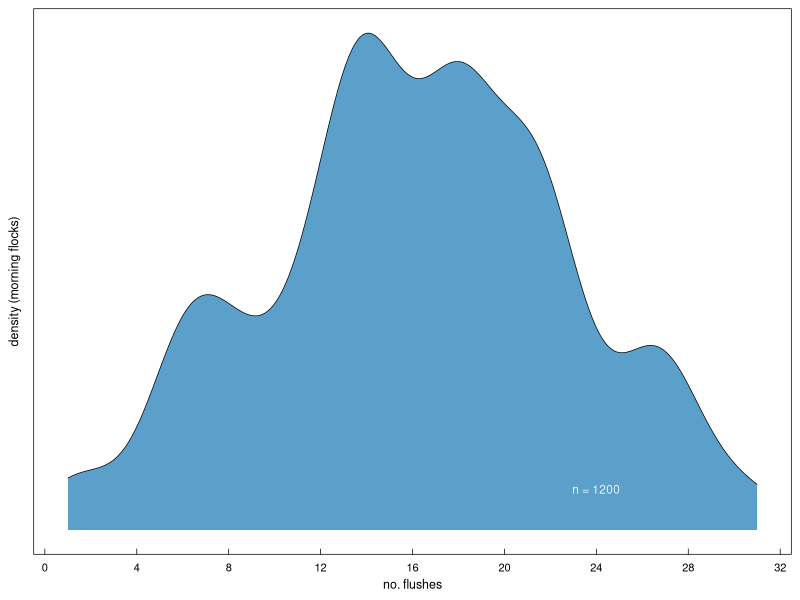
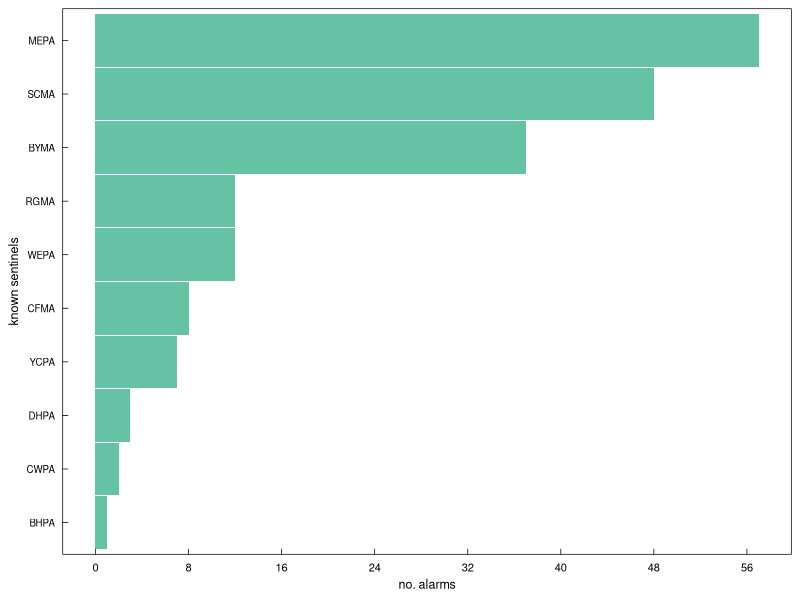
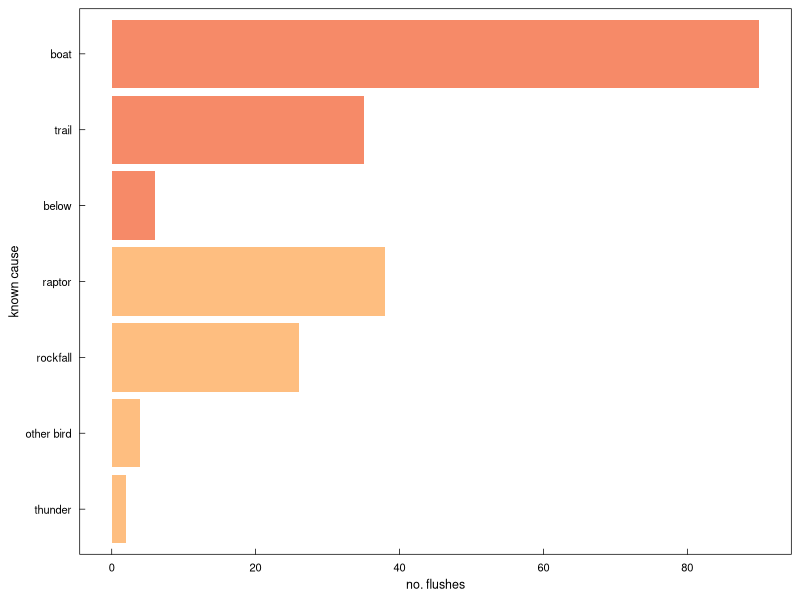
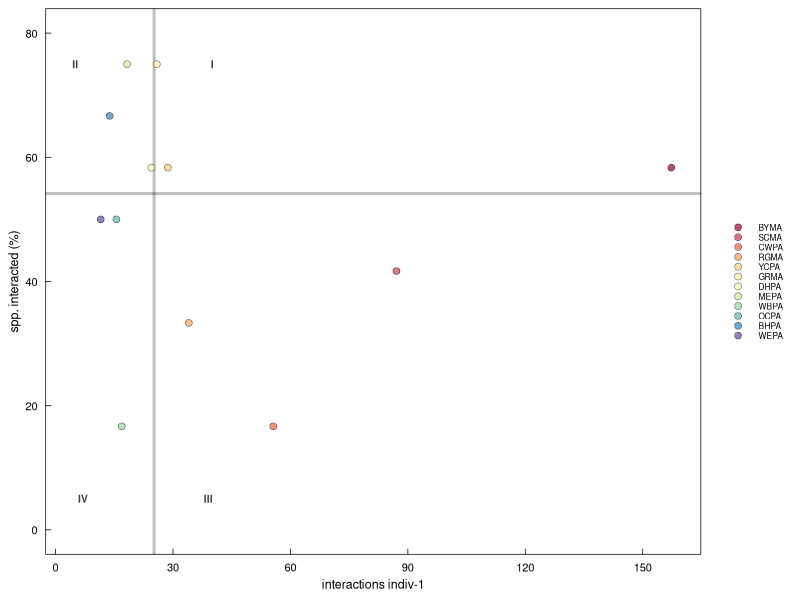
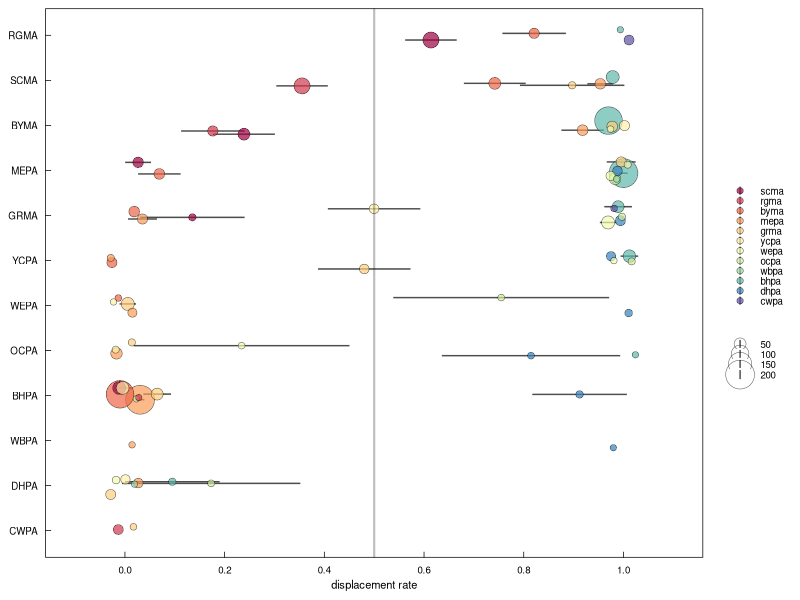
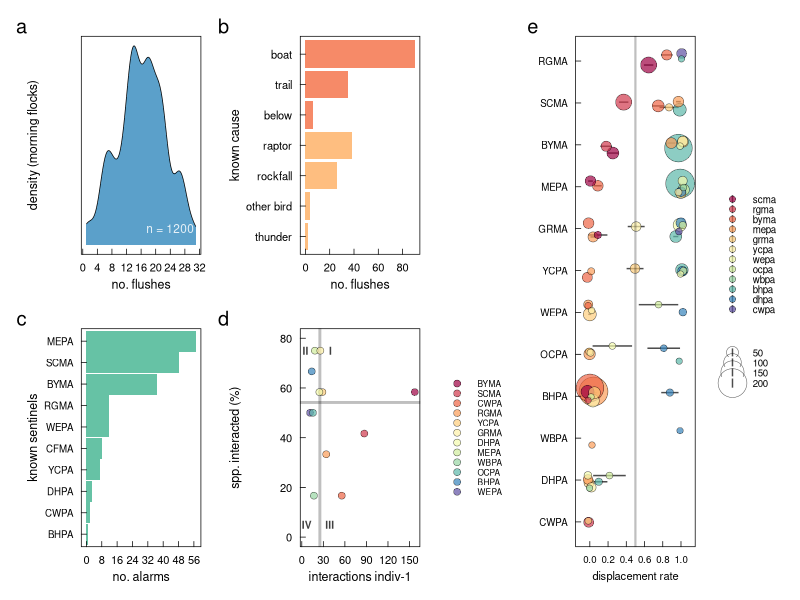

Reproduce these figures in R, in order.
#### this script organizes data, plots flush and fights data
#### should be figure ~4 in the manuscript

library(ggplot2)      # plotting and viz
library(plyr)         # legacy df manipulation
library(dplyr)        # variable grouping and manipulation
library(reshape)      # legacy df manipulation
library(data.table)   # legacy functions on df 
library(tidyverse)
library(tidyr)        # gathering and spreading
library(zoo)          # roll mean
library(ggthemes)     # helpful ggplot themes
library(forcats)
library(scales)
library(RColorBrewer) # pretty colors
library(ggridges)
library(colorspace)
library(patchwork)
library(lubridate)    # formatting times dates


# custom ggplot theme
themeKV <- theme_few()+
  theme(strip.background = element_blank(),
        axis.line = element_blank(),
        axis.text.x = element_text(colour = "black", margin = margin(0.2, unit = "cm")),
        axis.text.y = element_text(colour = "black", margin = margin(c(1, 0.2), unit = "cm")),
        axis.ticks.x = element_line(colour = "black", linewidth=.25), 
        axis.ticks.y = element_line(colour = "black", linewidth=.25),
        axis.ticks.length=unit(-0.15, "cm"), 
        element_line(colour = "black", linewidth=.5),
        panel.border = element_rect(colour = "black", fill=NA, linewidth=.5),
        legend.title=element_blank(),
        strip.text=element_text(hjust=0))

#### read in flush and fight data from csv
flush <- read.csv('data/flush.csv')
flush1 <- subset(flush, select = c(DATE)) # subset full dataset for only date column
flush2 <- flush1 %>% group_by(DATE) %>% # Group by count of multiple columns
  summarise(total_count=n(),.groups = 'drop') %>%
  as.data.frame() # make new df with these data

#### first to do, document # flushes per day, as density plot
p1 <- ggplot(flush2, aes(x = total_count, fill=c("#3288bd"))) +
  themeKV + theme(legend.position = "none", 
                  axis.text.y = element_text(size = 0),
                  axis.title.y = element_text(size = 9),
                  axis.ticks.y = element_blank(),
                  axis.text.x = element_text(size = 8),
                  axis.title.x = element_text(size = 9),
                  ) + 
  geom_density(size = 0.25, alpha = 0.8, adjust = 0.65) +
  scale_fill_manual(values=c("#3288bd")) +
  scale_x_continuous(breaks = seq(0, 40, by = 4)) +
  ylab("density (morning flocks)")+
  xlab("no. flushes")+
  annotate("text", x = 24, y = 0.005, label = "n = 1200", color = "white", alpha = 0.85, size = 3)
p1


#### now count the occurrences of each species was a sentinel
flush <- read.csv('data/flush.csv')
sentinel <- subset(flush, select = c(ALARM)) # subset full dataset for only species IDs
sentinel1 <- sentinel %>% 
  filter(!(ALARM == 'NA')) # filter out NA values

# make col plot of alarm species
p2 <- ggplot(sentinel1, aes(y = fct_rev(fct_infreq(ALARM)), group=ALARM)) +
  themeKV + theme(legend.position = "none", 
                  axis.text.y = element_text(size = 7),
                  axis.title.y = element_text(size = 9),
                  axis.text.x = element_text(size = 8),
                  axis.title.x = element_text(size = 9),
  ) + 
  geom_bar(fill = c("#66c2a5"), alpha =1, width=0.98) +
  scale_fill_manual(values=c("#66c2a5")) +
  scale_x_continuous(breaks = seq(0, 60, by = 8)) +
  ylab("known sentinels") + 
  xlab("no. alarms")
p2


#### now count the occurrences of each flush cause
flush <- read.csv('data/flush.csv')
cause <- subset(flush, select = c(CAUSE, CATEGORY)) # subset full dataset for only species IDs
cause1 <- cause %>% 
  filter(!(CAUSE == 'NA')) # filter out NA values

# count number of cause occurences
cause2 <- cause1 %>% group_by(CAUSE, CATEGORY) %>% # Group by count of multiple columns
  summarise(total_count=n(),.groups = 'drop') %>%
  as.data.frame() # make new df with these data
# manually reorder to sort by CATEGORY then CAUSE
reorder = c(3,1,6,4,5,7,2) # create reorder variables
cause2$reorder = reorder # add as col to df
# dplyr frustrating me too much so gave up and just manually redid it

p3 <- ggplot(cause2, aes(x=total_count, y=fct_rev(fct_reorder(CAUSE, reorder)), fill=CATEGORY)) +
  themeKV + theme(legend.position = "none", 
                  axis.text.y = element_text(size = 8),
                  axis.title.y = element_text(size = 9),
                  axis.text.x = element_text(size = 8),
                  axis.title.x = element_text(size = 9),
  ) + 
  geom_col(alpha = 0.8, width=0.9) +
  scale_fill_manual(values=c("#f46d43","#fdae61")) +
  scale_x_continuous(breaks = seq(0, 100, by = 20),
                     #             limits = c(0,100)
                     ) +
    ylab("known cause") + 
    xlab("no. flushes")
p3



#### WE'RE AT THE FIGHTS!!!
fights <- read.csv('data/fights.csv')
# make 14 color Brewer palette
getPalette = colorRampPalette(brewer.pal(11, "Spectral")) # interpolate colors to fit the 13 parrot species
Spectral12 <- getPalette(12) 


p4 <- ggplot(fights, aes(x=FIGHT_RT, y=INT_spp)) + 
  themeKV + theme(axis.text.x = element_text(size = 8),
                  axis.title.x = element_text(size = 9),
                  axis.text.y = element_text(size = 8),
                  axis.title.y = element_text(size = 9),
                  legend.key.height = unit(0.25, 'cm'), # shrink the native height of legend
                  legend.text = element_text(size=6),
                  ) + # reduce font size on legend
  geom_vline(xintercept = median(fights$FIGHT_RT), alpha = 0.25, size = 1, color = "#000000") +
  geom_hline(yintercept = median(fights$INT_spp), alpha = 0.25, size = 1, color = "#000000") +
  geom_point(aes(fill = fct_rev(fct_reorder(SPECIES,FIGHT_RT))),# color code by species win rate 
             pch=21,color="black", stroke=0.25, size = 2.2, alpha = 0.7, # make point borders   
             ) +
  #geom_point(shape = 1,size = 3, colour = "black", stroke = 0.25,) +
  scale_fill_manual(values = Spectral12) +
  scale_x_continuous(breaks = seq(0, 200, by = 30), 
                     #limits = c(-1,30)
                     ) + # give a little more room 
  scale_y_continuous(breaks = seq(0, 100, by = 20), 
                     limits = c(0,80)) +
  xlab("interactions indiv-1") + 
  ylab("spp. interacted (%)") + 
  annotate("text", x = 40, y = 75, label = "I", alpha = 0.75, size = 2.6, fontface = "bold") +
  annotate("text", x = 5, y = 75, label = "II", alpha = 0.75, size = 2.6, fontface = "bold") +
  annotate("text", x = 39, y = 5, label = "III", alpha = 0.75, size = 2.6, fontface = "bold") +
  annotate("text", x = 7, y = 5, label = "IV", alpha = 0.75, size = 2.6, fontface = "bold")
  #guides(color = guide_legend(override.aes = list(size = ))) 
p4



#### try a hierarchy of dominance 
library(ggplot2)
displace <- read.csv('data/displacement.csv')
head(displace)

# error bar guidance
# http://www.sthda.com/english/wiki/ggplot2-error-bars-quick-start-guide-r-software-and-data-visualization

p5 <- displace %>% 
  ggplot(aes(x=fct_reorder(WIN,ORDER), y=winrt_p,fill=LOSE))+ # prob need to manually sort from a list
  themeKV+ theme(axis.text.x = element_text(size = 7),
                 axis.title.x = element_text(size = 8),
                 axis.text.y = element_text(size = 7),
                 axis.title.y = element_text(size = 8),
                 legend.key.height = unit(0.25, 'cm'), # shrink the native height of legend
                 legend.text = element_text(size=7), # reduce font size on legend
                 #legend.position = "none", 
                 ) +
  scale_fill_manual(values = Spectral12) +
  scale_radius(range = c(0.5, 2.4))+ # manually re-size range of values
  geom_pointrange(aes(size=tot, # size is inflate for some reason, idk
                      fill = fct_reorder(LOSE,-rank_q), 
                      ymin=winrt_p-winrt_sd, ymax=winrt_p+winrt_sd, # combines error bar and point in one 
                      ),
                  pch=21, color="black",stroke=0.25, # make point borders
                  alpha=0.7,
                  position = position_jitter(width = 0.2, height = 0.03))+
  scale_y_continuous(breaks = seq(0, 1, by = 0.2), limits = c(-0.1,1.1)) +
  geom_hline(yintercept = 0.5, alpha = 0.25, size = 0.75, color = "#000000") +
  ylab("displacement rate")+
  xlab(NULL) +
  guides(fill = guide_legend(order = 2))+ # place size legend element last 
  coord_flip()
p5


layout3 <- "
AAABBBEEE
CCCDDDEEE"
p1 + p3 + p2 + p4 + p5 +
  plot_layout(design = layout3) +
  plot_annotation(tag_levels = 'a') # add panel labels a, b, c... etc


# TO DO LIST:
# proper descending sort "-" using dominance
# shrink legend
# sync legend with other panel
# blanks in layout geometry
